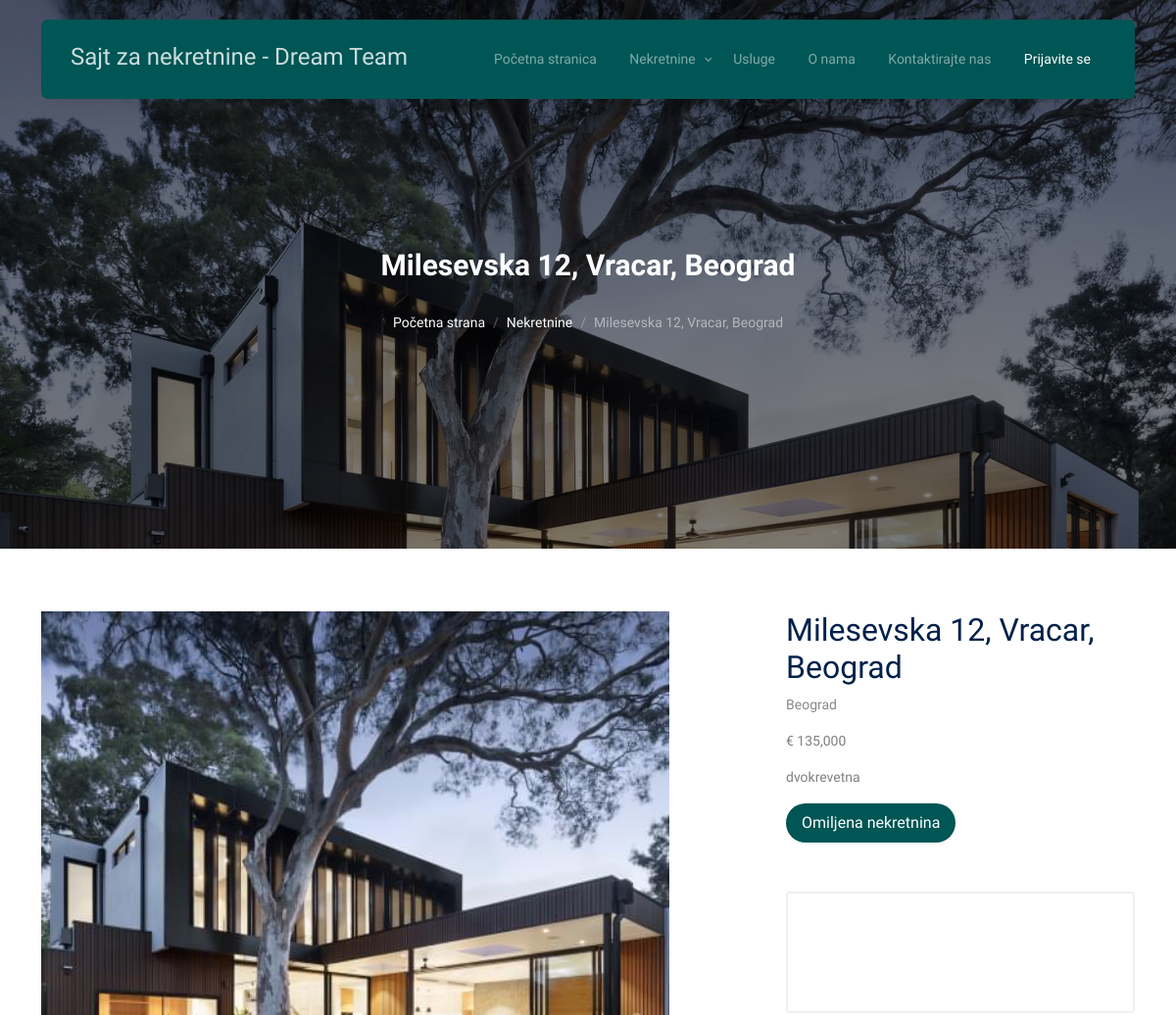
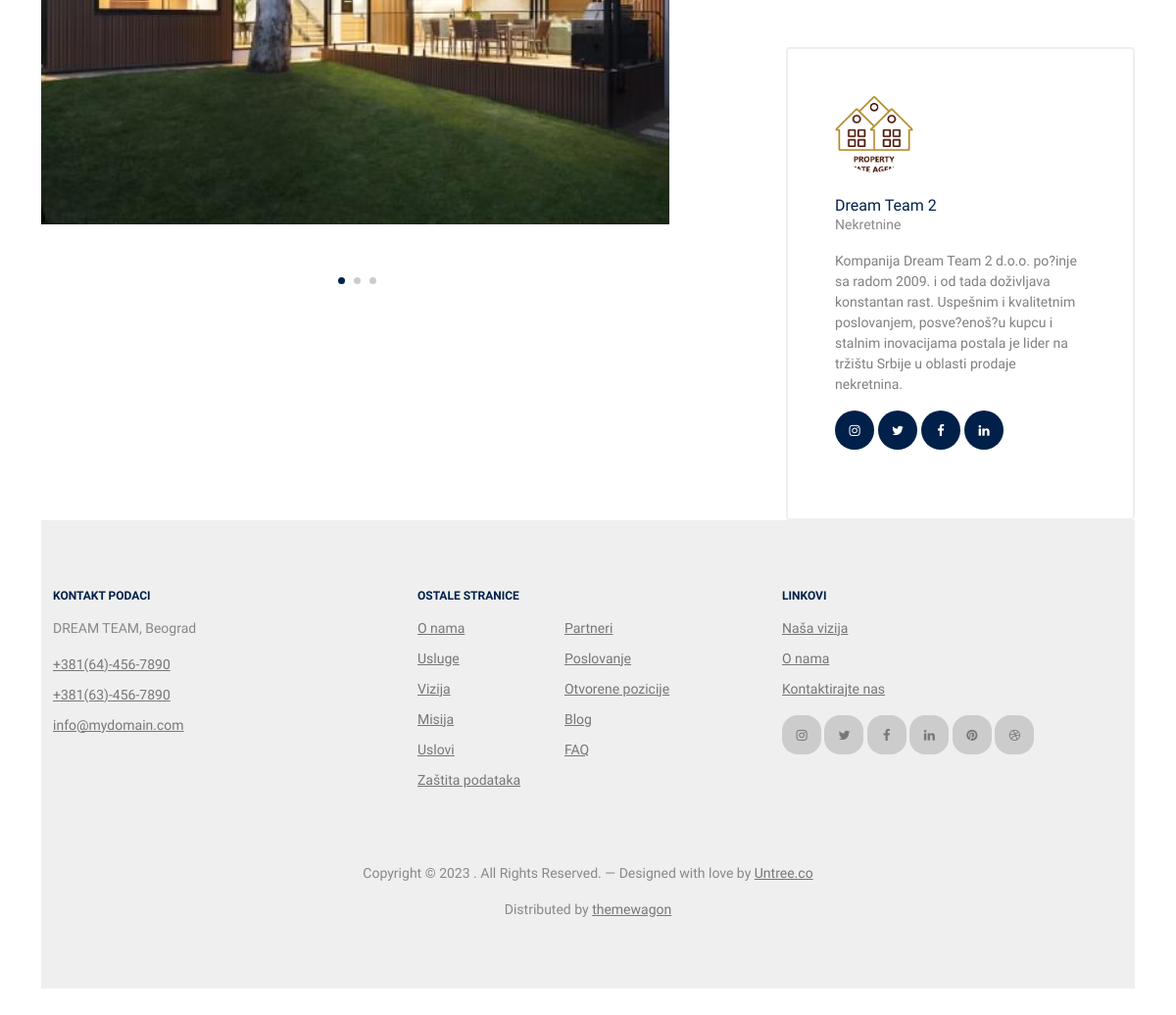
Page /property-single.php?id=1 on the committed database (2 pictures, top to bottom).
### tables this page shows
CREATE TABLE `tbl_property` (
  `id` int(11) NOT NULL,
  `adresa` varchar(256) NOT NULL,
  `opis` varchar(50) NOT NULL,
  `cena` int(11) NOT NULL,
  `slika` varchar(50) NOT NULL,
  `status_id` int(11) NOT NULL,
  `agency_id` int(11) NOT NULL
);

CREATE TABLE `tbl_agency` (
  `id` int(11) NOT NULL,
  `agency` varchar(256) NOT NULL,
  `adresa` varchar(256) NOT NULL,
  `opis` varchar(256) NOT NULL,
  `slika` varchar(50) NOT NULL
);

### lib/DataSource.php (called while the page is built, shortened)
<?php
class DataSource
{
    private $conn;
    function __construct()
    {
        $this->conn = $this->getConnection();
    }
    public function getConnection()
    {
        $conn = new \mysqli(self::HOST, self::USERNAME, self::PASSWORD, self::DATABASENAME);
        $conn->set_charset("utf8");
        return $conn;
    }
    public function select($query, $paramType = "", $paramArray = array())
    {
        $stmt = $this->conn->prepare($query);
        if (! empty($paramType) && ! empty($paramArray)) {
            $this->bindQueryParams($stmt, $paramType, $paramArray);
        }
        $stmt->execute();
        $result = $stmt->get_result();
        if ($result->num_rows > 0) {
            while ($row = $result->fetch_assoc()) {
                $resultset[] = $row;
            }
        }
        if (! empty($resultset)) {
            return $resultset;
        }
    }
    public function bindQueryParams($stmt, $paramType, $paramArray = array())
    {
        $paramValueReference[] = & $paramType;
        for ($i = 0; $i < count($paramArray); $i ++) {
            $paramValueReference[] = & $paramArray[$i];
        }
        call_user_func_array(array(
            $stmt,
            'bind_param'
        ), $paramValueReference);
    }
}

### lib/Property.php (called while the page is built, shortened)
<?php
class Property
{
    private $ds;
    function __construct()
    {
        require_once __DIR__ . '/../lib/DataSource.php';
        $this->ds = new DataSource();
    }
        public function getProperty($id)
        {
            $query = 'SELECT * FROM tbl_property where id = ?';
            $paramType = 'i';
            $paramValue = array(
            $id
        );
        $propertyRecord = $this->ds->select($query, $paramType, $paramValue);
        return $propertyRecord;
        }
}
?>

### lib/Agency.php (called while the page is built, shortened)
<?php
class Agency
{
    private $ds;
    function __construct()
    {
        require_once __DIR__ . '/../lib/DataSource.php';
        $this->ds = new DataSource();
    }
        public function getAgency($agency_id)
        {
            $query = 'SELECT * FROM tbl_agency where id = ?';
            $paramType = 'i';
            $paramValue = array(
            $agency_id
        );
        $agencyRecord = $this->ds->select($query, $paramType, $paramValue);
        return $agencyRecord;
    }
    }
?>

### property-single.php (the view, shortened to what this page needs)
<?php
$propertyId = $_GET["id"];
require_once __DIR__ . '/lib/Property.php';
require_once __DIR__ . '/lib/Agency.php';
$property = new Property();
$agencies = new Agency();
$property_single = $property->getProperty($propertyId);
$adresa = $property_single[0]["adresa"];
if (isset($property_single[0]["agency_id"]))
  $agency_id = $property_single[0]["agency_id"];
$opis = $property_single[0]["opis"];
$cena = $property_single[0]["cena"];
$slika = $property_single[0]["slika"];
$ime_ag = '';
$opis_ag = '';
$slika_ag = '';
if (isset($agency_id) &&  $agency_id != null) {
  $agency = $agencies->getAgency($agency_id);
  $ime_ag = $agency[0]["agency"];
  $opis_ag = $agency[0]["opis"];
  $slika_ag = $agency[0]["slika"];
}
?>
<?php include 'components/layout.php'; ?>
<?php include 'components/site-nav.php'; ?>
<div class="hero page-inner overlay" style="background-image: url('images/hero_bg_3.jpg')">
  <div class='container'>
    <div class='row justify-content-center align-items-center'>
      <div class='col-lg-9 text-center mt-5'>
        <h1 class='heading' data-aos='fade-up'>
          <?php echo $adresa ?>
        </h1>
        <nav aria-label='breadcrumb' data-aos='fade-up' data-aos-delay='200'>
          <ol class='breadcrumb text-center justify-content-center'>
            <li class='breadcrumb-item'><a href='index.php'>Početna strana</a></li>
            <li class='breadcrumb-item'>
              <a href='properties.php'>Nekretnine</a>
            </li>
            <li class='breadcrumb-item active text-white-50' aria-current='page'>
              <?php echo $adresa ?>
            </li>
          </ol>
        </nav>
      </div>
    </div>
  </div>
</div>
<div class='section'>
  <div class='container'>
    <div class='row justify-content-between'>
      <div class='col-lg-7'>
        <div class='img-property-slide-wrap'>
          <div class='img-property-slide'>
            <?php echo "<img src='images/" . $slika . ".jpg' alt='Image' class='img-fluid' />
                <img src='images/" . $slika . ".jpg' alt='Image' class='img-fluid' />
                <img src='images/" . $slika . ".jpg' alt='Image' class='img-fluid' />"; ?>
          </div>
        </div>
      </div>
      <div class='col-lg-4'>
        <h2 class='heading text-primary'><?php echo $adresa ?></h2>
        <p class='meta'>Beograd</p>
        <p class='text-black-50'>
          € <?php echo number_format((int)$cena) ?>
        </p>
        <p class='text-black-50'>
          <?php echo $opis ?>
        </p>
        <?php if (!empty($name) && (in_array($userType, ['Agencija', 'Agent za nekretnine', 'Admin']))) { ?> <form method='GET' action='property-update.php'>
            <input type='hidden' name='id' value=<?php echo $propertyId?>>
            <input type='submit' value='Izmenite' class='btn btn-primary py-2 px-3'>
          </form><?php } else { ?><button id="favoriteButton" class="btn btn-primary py-2 px-3" data-property-id=<?php echo $propertyId?>>Omiljena nekretnina</button><?php } ?>
        <div class='d-block agent-box p-5'>
        </div>
        <div class='d-block agent-box p-5'>
          <div class='img mb-4'>
            <?php echo "<img
                  src='images/" . $slika_ag . ".jpg'
                  alt='Image'
                  class='img-fluid'
                />"; ?>
          </div>
          <div class='text'>
            <h3 class='mb-0'> <?php echo $ime_ag ?> </h3>
            <div class='meta mb-3'>Nekretnine</div>
            <p>
              <?php echo $opis_ag ?>
            </p>
            <ul class='list-unstyled social dark-hover d-flex'>
              <li class='me-1'>
                <a href='#'><span class='icon-instagram'></span></a>
              </li>
              <li class='me-1'>
                <a href='#'><span class='icon-twitter'></span></a>
              </li>
              <li class='me-1'>
                <a href='#'><span class='icon-facebook'></span></a>
              </li>
              <li class='me-1'>
                <a href='#'><span class='icon-linkedin'></span></a>
              </li>
            </ul>
          </div>
        </div>
      </div>
    </div>
    <?php include 'components/footer.php'; ?>
  </div>
</div>
</body>
</html>

### css/tiny-slider.css (style rules this page uses)
.tns-slider { -webkit-transition:all 0s;-moz-transition:all 0s;transition:all 0s }
.tns-slider>.tns-item { -webkit-box-sizing:border-box;-moz-box-sizing:border-box;box-sizing:border-box }
.tns-horizontal.tns-subpixel { white-space:nowrap }
.tns-horizontal.tns-subpixel>.tns-item { display:inline-block;vertical-align:top;white-space:normal }

### rows in the picture
tbl_property: adresa "Milesevska 12, Vracar, Beograd", slika (picture), cena "135,000", opis "dvokrevetna"
tbl_agency: slika (picture), agency "Dream Team 2", opis "Kompanija Dream Team 2 d.o.o. po?inje sa radom 2009. i od tada doživljava konstantan rast. Uspešnim i kvalitetnim poslovanjem, posve?enoš?u kupcu i stalnim inovacijama postala je lider na tržištu Srbije u oblasti prodaje nekretnina."
